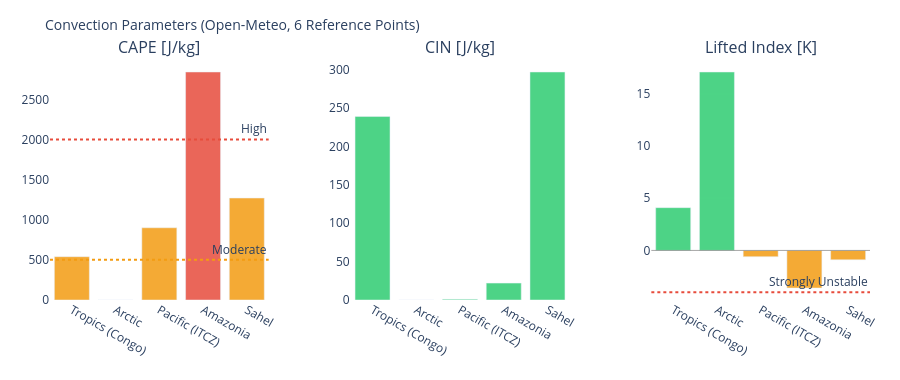

The notebook cell saved with this chart:
### Markdown cell above
---
## 3. Visualizations

### Code cell
# ============================================================
# CAPE / CIN / LIFTED INDEX – Convection potential
# ============================================================

if not df_atm.empty:
    fig = make_subplots(
        rows=1, cols=3,
        subplot_titles=['CAPE [J/kg]', 'CIN [J/kg]', 'Lifted Index [K]'],
        horizontal_spacing=0.1
    )
    pts = df_atm['point'].tolist()
    pt_colors = ['#E85D24','#185FA5','#888780','#378ADD','#639922','#F2A623']

    # CAPE – höher = mehr Gewitterpotential
    cape_vals = df_atm['cape'].fillna(0).tolist()
    cape_colors = ['#e74c3c' if v > 2000 else '#f39c12' if v > 500 else '#2ecc71'
                   for v in cape_vals]
    fig.add_trace(go.Bar(x=pts, y=cape_vals, marker_color=cape_colors,
                         opacity=0.85, showlegend=False), row=1, col=1)
    fig.add_hline(y=2000, line_dash='dot', line_color='#e74c3c',
                  annotation_text='High', row=1, col=1)
    fig.add_hline(y=500,  line_dash='dot', line_color='#f39c12',
                  annotation_text='Moderate', row=1, col=1)

    # CIN – negativer = stärker gedeckelt (weniger Auslöse)
    cin_vals = df_atm['cin'].fillna(0).tolist()
    cin_colors = ['#e74c3c' if v < -200 else '#f39c12' if v < -50 else '#2ecc71'
                  for v in cin_vals]
    fig.add_trace(go.Bar(x=pts, y=cin_vals, marker_color=cin_colors,
                         opacity=0.85, showlegend=False), row=1, col=2)

    # Lifted Index – negativ = instabil
    li_vals = df_atm['li'].fillna(0).tolist()
    li_colors = ['#e74c3c' if v < -4 else '#f39c12' if v < 0 else '#2ecc71'
                 for v in li_vals]
    fig.add_trace(go.Bar(x=pts, y=li_vals, marker_color=li_colors,
                         opacity=0.85, showlegend=False), row=1, col=3)
    fig.add_hline(y=0, line_color='gray', line_width=0.7, row=1, col=3)
    fig.add_hline(y=-4, line_dash='dot', line_color='#e74c3c',
                  annotation_text='Strongly Unstable', row=1, col=3)

    fig.update_layout(
        title=dict(text='Convection Parameters (Open-Meteo, 6 Reference Points)', font=dict(size=14)),
        height=380, plot_bgcolor='rgba(0,0,0,0)', paper_bgcolor='rgba(0,0,0,0)',
        margin=dict(l=50, r=30, t=60, b=80)
    )
    fig.update_xaxes(tickangle=30)
    fig.show()

### Figure 1 — Plotly figure (JSON) as saved in the notebook; plotly's stock layout.template omitted (floating-point values rounded to 4 significant figures)
{"data": [{"marker": {"color": ["#f39c12", "#2ecc71", "#f39c12", "#e74c3c", "#f39c12"]}, "opacity": 0.85, "showlegend": false, "type": "bar", "x": ["Tropics (Congo)", "Arctic", "Pacific (ITCZ)", "Amazonia", "Sahel"], "xaxis": "x", "y": [540.0, 0.0, 900.0, 2840.0, 1270.0], "yaxis": "y"}, {"marker": {"color": ["#2ecc71", "#2ecc71", "#2ecc71", "#2ecc71", "#2ecc71"]}, "opacity": 0.85, "showlegend": false, "type": "bar", "x": ["Tropics (Congo)", "Arctic", "Pacific (ITCZ)", "Amazonia", "Sahel"], "xaxis": "x2", "y": [239.0, 0.0, 1.0, 22.0, 297.0], "yaxis": "y2"}, {"marker": {"color": ["#2ecc71", "#2ecc71", "#f39c12", "#f39c12", "#f39c12"]}, "opacity": 0.85, "showlegend": false, "type": "bar", "x": ["Tropics (Congo)", "Arctic", "Pacific (ITCZ)", "Amazonia", "Sahel"], "xaxis": "x3", "y": [4.1, 17.1, -0.6, -3.6, -0.9], "yaxis": "y3"}], "layout": {"annotations": [{"font": {"size": 16}, "showarrow": false, "text": "CAPE [J/kg]", "x": 0.1333, "xanchor": "center", "xref": "paper", "y": 1.0, "yanchor": "bottom", "yref": "paper"}, {"font": {"size": 16}, "showarrow": false, "text": "CIN [J/kg]", "x": 0.5, "xanchor": "center", "xref": "paper", "y": 1.0, "yanchor": "bottom", "yref": "paper"}, {"font": {"size": 16}, "showarrow": false, "text": "Lifted Index [K]", "x": 0.8667, "xanchor": "center", "xref": "paper", "y": 1.0, "yanchor": "bottom", "yref": "paper"}, {"showarrow": false, "text": "High", "x": 1, "xanchor": "right", "xref": "x domain", "y": 2000, "yanchor": "bottom", "yref": "y"}, {"showarrow": false, "text": "Moderate", "x": 1, "xanchor": "right", "xref": "x domain", "y": 500, "yanchor": "bottom", "yref": "y"}, {"showarrow": false, "text": "Strongly Unstable", "x": 1, "xanchor": "right", "xref": "x3 domain", "y": -4, "yanchor": "bottom", "yref": "y3"}], "height": 380, "margin": {"b": 80, "l": 50, "r": 30, "t": 60}, "paper_bgcolor": "rgba(0,0,0,0)", "plot_bgcolor": "rgba(0,0,0,0)", "shapes": [{"line": {"color": "#e74c3c", "dash": "dot"}, "type": "line", "x0": 0, "x1": 1, "xref": "x domain", "y0": 2000, "y1": 2000, "yref": "y"}, {"line": {"color": "#f39c12", "dash": "dot"}, "type": "line", "x0": 0, "x1": 1, "xref": "x domain", "y0": 500, "y1": 500, "yref": "y"}, {"line": {"color": "gray", "width": 0.7}, "type": "line", "x0": 0, "x1": 1, "xref": "x3 domain", "y0": 0, "y1": 0, "yref": "y3"}, {"line": {"color": "#e74c3c", "dash": "dot"}, "type": "line", "x0": 0, "x1": 1, "xref": "x3 domain", "y0": -4, "y1": -4, "yref": "y3"}], "title": {"font": {"size": 14}, "text": "Convection Parameters (Open-Meteo, 6 Reference Points)"}, "xaxis": {"anchor": "y", "domain": [0.0, 0.2667], "tickangle": 30}, "xaxis2": {"anchor": "y2", "domain": [0.3667, 0.6333], "tickangle": 30}, "xaxis3": {"anchor": "y3", "domain": [0.7333, 1.0], "tickangle": 30}, "yaxis": {"anchor": "x", "domain": [0.0, 1.0]}, "yaxis2": {"anchor": "x2", "domain": [0.0, 1.0]}, "yaxis3": {"anchor": "x3", "domain": [0.0, 1.0]}}}
